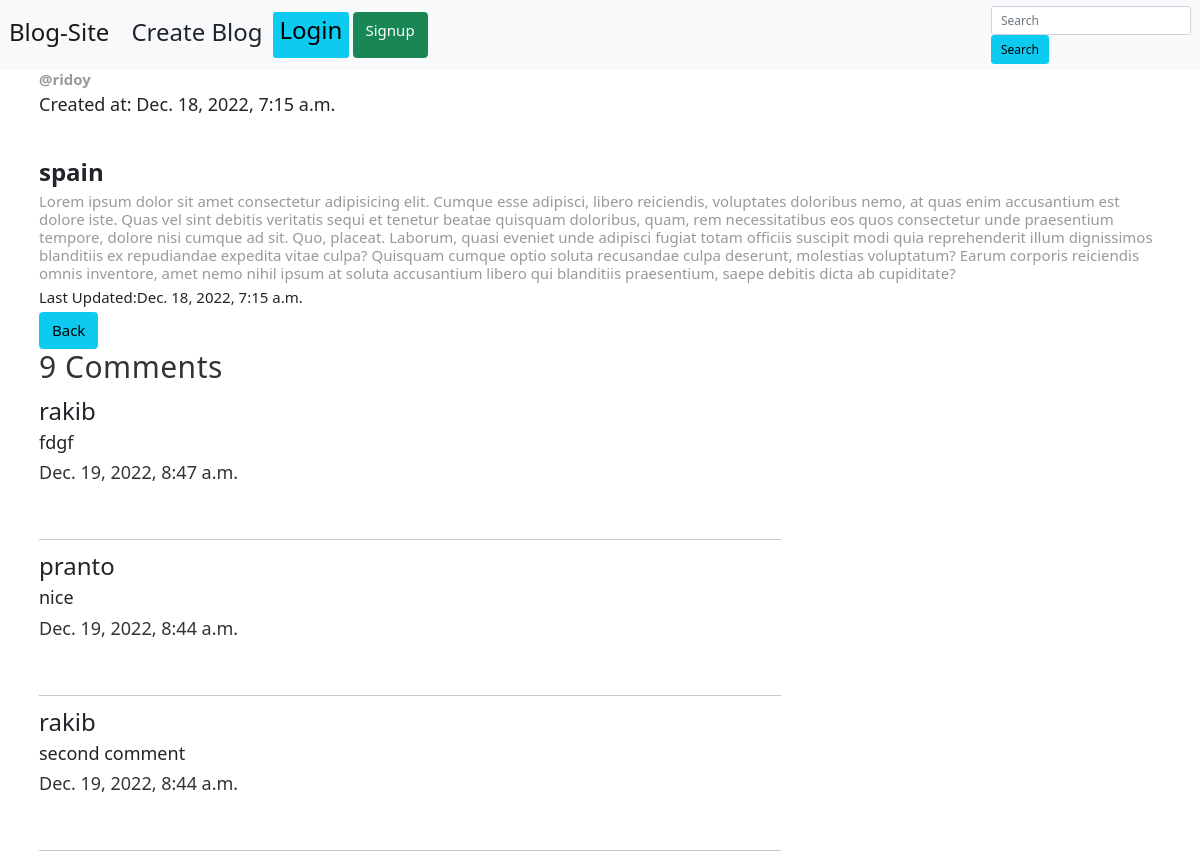
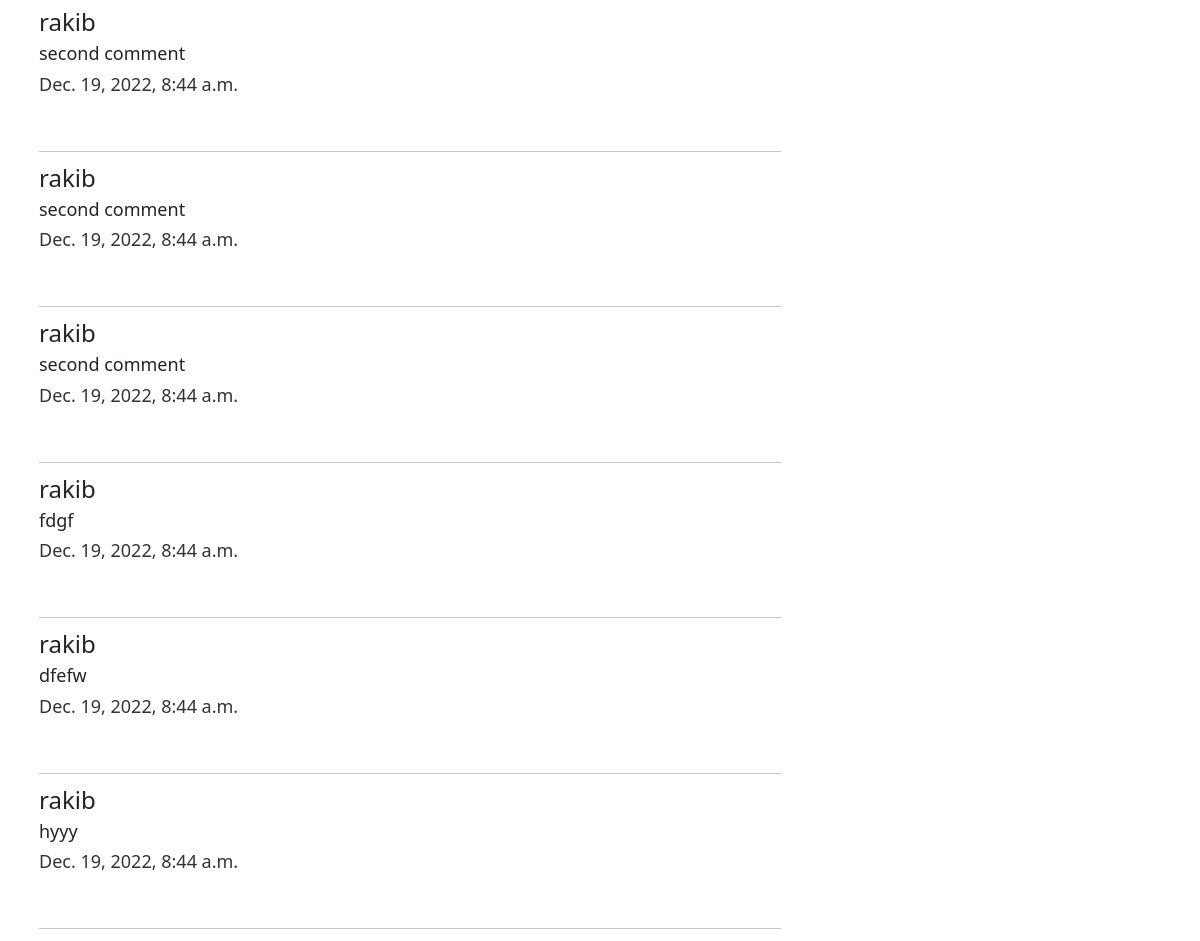
The page /post/12 on the database its author committed (2 pictures, top to bottom).
### myapp/models.py (models this page shows, shortened)
class Post(models.Model):
  title = models.CharField(max_length=50)
  body = models.TextField()
  author = models.ForeignKey(User, on_delete=models.CASCADE)
  created = models.DateTimeField(auto_now_add=True)
  updated = models.DateTimeField(auto_now=True)
  class Meta:
    ordering=['-created']

class Comment(models.Model):
  author = models.ForeignKey(User, on_delete=models.CASCADE)
  post = models.ForeignKey('Post', on_delete=models.CASCADE)
  comment = models.TextField(max_length=200)
  updated = models.DateTimeField(auto_now=True)
  class Meta:
    ordering=['-updated']

### myapp/views.py (the view, shortened to what this page needs)
# urls.py: path('post/<str:pk>',getPost, name='post_details'),
def getPost(request,pk):
  post = Post.objects.get(id=pk)
  context = {'title':'View-Post','post':post}
  return render(request, 'myapp/getpost.html',context)

### templates/myapp/getpost.html (shortened to what this page needs)
{% extends 'base.html' %}
{% load static %}
{% block content %}
  <div class="container">
    <h3><b>@{{post.author}}</b></h3>
    <h4>Created at: {{post.created}} </h4>
    <br>
    <br>
    <h2><b>{{post.title}}</b></h2>
    <h3>{{post.body}}</h3>
    <h5>Last Updated:{{post.updated}}</h5>
    <a class="btn btn-info btn-lg" href="{% url 'home' %}">Back</a>
  </div>
<div class="container">
 <div class="row">
  <div class="col-md-8">
    <div class="comments-container">
      <h1>{{post.comment_set.all.count}} Comments</h1>
      <div class="comments-wrapper">
          {% for comment in post.comment_set.all %}
          <div class="comment">
              <div class="comment-header">
                  <h2>{{comment.author}}</h2>
                  <h4>{{comment.comment}}</h4>
                  <p>{{comment.updated}}</p>
              </div>
          <hr/>
          {% endfor %}
          </div>
      </div>
  </div>
  </div>
 </div>
{% endblock %}

### static/css/base.css (style rules this page uses)
* { padding: 0; margin: 0; }
html { font-family: "Roboto", sans-serif; font-size: 12px; }
h3 { margin: 0 0 0.5rem 0; color: #999; font-size: 1.25rem; }
h1 { margin: 0 0 1rem 0; font-size: 2.5rem; letter-spacing: 0.5px; color: #333; }
p { margin: 0 0 4.5rem 0; font-size: 1.5rem; line-height: 1.45; color: #333; }

### rows shown on the page
Post: author "ridoy", created "Dec. 18, 2022, 7:15 a.m.", title "spain", body "Lorem ipsum dolor sit amet consectetur adipisicing elit. Cumque esse adipisci, libero reiciendis, voluptates doloribus nemo, at quas enim accusantium est dolore iste. Quas vel sint debitis veritatis sequi et tenetur beatae quisquam doloribus, quam, rem necessitatibus eos quos consectetur unde praesentium tempore, dolore nisi cumque ad sit. Quo, placeat. Laborum, quasi eveniet unde adipisci fugiat totam officiis suscipit modi quia reprehenderit illum dignissimos blanditiis ex repudiandae expedita vitae culpa? Quisquam cumque optio soluta recusandae culpa deserunt, molestias voluptatum? Earum corporis reiciendis omnis inventore, amet nemo nihil ipsum at soluta accusantium libero qui…", updated "Dec. 18, 2022, 7:15 a.m.", comment_set.all.count "9"
Comment: author "rakib", comment "fdgf", updated "Dec. 19, 2022, 8:47 a.m."
Comment: author "pranto", comment "nice", updated "Dec. 19, 2022, 8:44 a.m."
Comment: author "rakib", comment "second comment", updated "Dec. 19, 2022, 8:44 a.m."
Comment: author "rakib", comment "second comment", updated "Dec. 19, 2022, 8:44 a.m."
Comment: author "rakib", comment "second comment", updated "Dec. 19, 2022, 8:44 a.m."
Comment: author "rakib", comment "second comment", updated "Dec. 19, 2022, 8:44 a.m."
Comment: author "rakib", comment "fdgf", updated "Dec. 19, 2022, 8:44 a.m."
Comment: author "rakib", comment "dfefw", updated "Dec. 19, 2022, 8:44 a.m."
Comment: author "rakib", comment "hyyy", updated "Dec. 19, 2022, 8:44 a.m."
